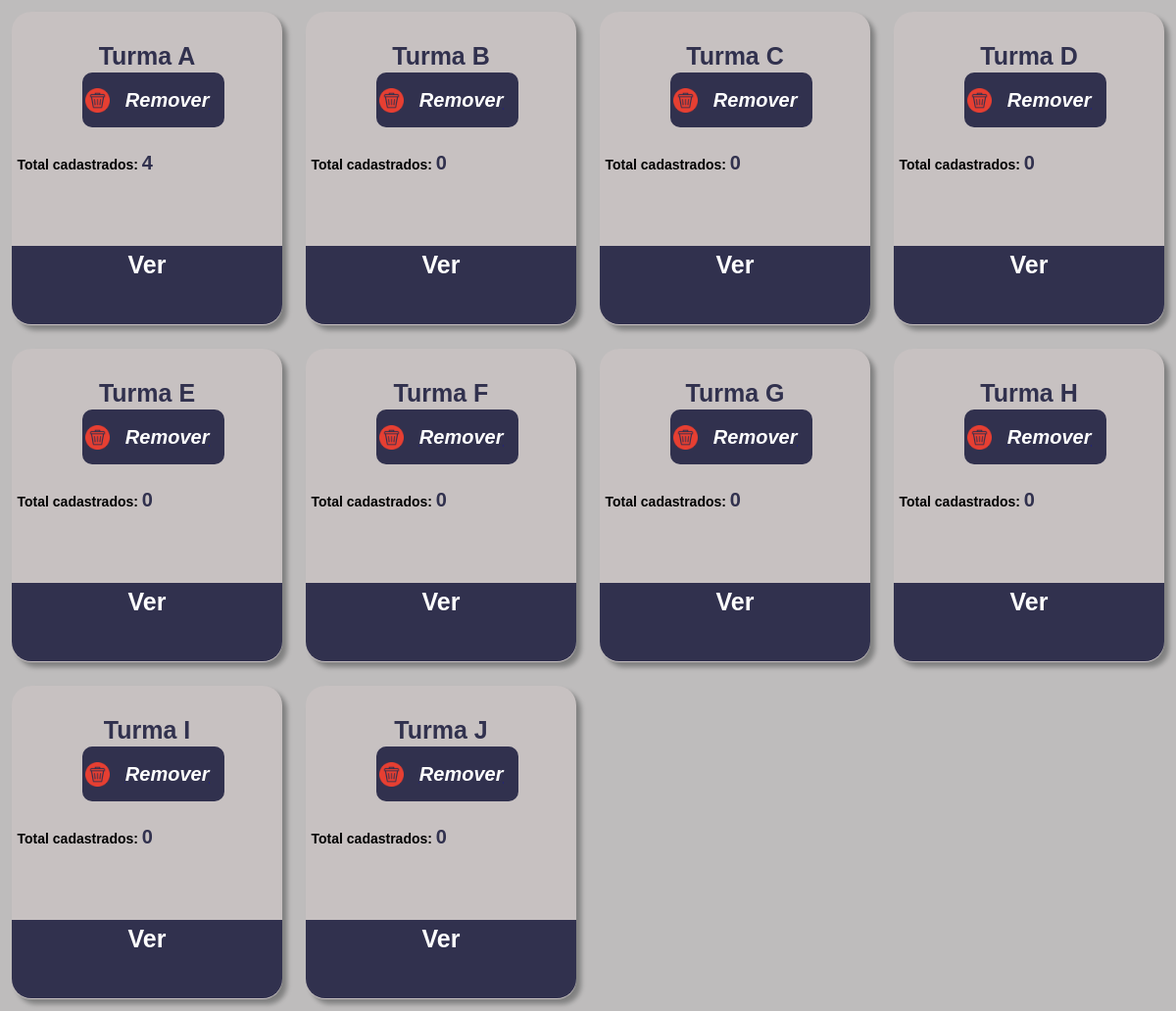
Screenshot of /Cadastrados/Turmas.php (signed in) with the database file from the repository.
### tables this page shows
CREATE TABLE `turmas` (
  `id` int(3) NOT NULL,
  `desc_turma` varchar(20) DEFAULT NULL
);

### BackEnd/sessao.php (called while the page is built, shortened)
<?php
function getPermission()
{
    try{
        include_once "conexao.php";
        $db = new Conexao();
        return $db->executar("SELECT tipo FROM usuarios WHERE ra = '".$_SESSION[SESSION_USER_RA_ID]."'")[0][0];
    }catch(Exception $e){
        logout();
        header("Location: ../Login/pagLogin.php?ERROR=3");
        exit();
    }
}

### BackEnd/conexao.php (called while the page is built, shortened)
<?php
class Conexao
{
    private $host = "localhost";
    private $port = "3306";
    private $user = "root";
    private $pass = "";
    private $dbName = "escola_db";
    private $pdo = null;
    public function __construct()
    {
        try {
            $this->pdo = new PDO("mysql:dbname=$this->dbName;host=$this->host;port=$this->port", $this->user, $this->pass);
        } catch (Exception $e) {
            $this->errorCode = $e->getCode();
            error_log(date("d-m-Y H:i:s")." - Falha ao conectar com o banco, código: '" . $e->getCode() . "', Erro: '" . $e->getMessage() . "'.\n", 3, "C:\\xampp\PhpSiteEscolaErrorsLog.log");
        }
    }
    public function executar($sql, $fullObject = false, $autoExec = true)
    {
        $stmt = $this->pdo->prepare($sql);
        if($autoExec || !$fullObject)
            $stmt->execute();
        if ($fullObject) {
            return $stmt;
        } else {
            $result = $stmt->fetchAll();
            return $result;
        }
    }
}

### Cadastrados/Turmas.php (the view, shortened to what this page needs)
<?php
include_once '../BackEnd/sessao.php';
require_once('../BackEnd/conexao.php');
$db = new Conexao();
$raUsuario = getIdRa();
$result = $db->executar("SELECT f.id FROM funcionarios AS f JOIN usuarios AS u ON f.ra = u.ra WHERE u.ra = $raUsuario;");
$idUser = $result[0][0];
$tipoUser = getPermission();
?>
<!DOCTYPE html>
<html lang="en">
<head>
    <link rel="stylesheet" href="../index.css">
    <link rel="stylesheet" href="cadastros.css">
</head>
<body>
    <div class="inicio">
        <?php
        if ($tipoUser == 1) {
            $result = $db->executar("SELECT id, desc_turma FROM turmas");
        } elseif ($tipoUser == 2) {
            $result = $db->executar("SELECT t.id, t.desc_turma FROM turmas AS t JOIN professor_turma AS pt ON t.id = pt.id_turma JOIN view_professores AS vp ON pt.id_prof = vp.id WHERE vp.id = $idUser");
        }
        foreach ($result as $turmas) {
            $idTurma = $turmas['id'];
            $descTurma = $turmas['desc_turma'];
            $result = $db->executar("SELECT COUNT(*) FROM view_alunos WHERE  id_turma = $idTurma ;");
            $quantAlunosTurmas = $result;
        ?>
            <div class="painel">
                <div class="conteudo">
                    <h3><?php echo $descTurma;
                        if ($tipoUser == 1) {
                            echo "<a href='../BackEnd/processRemoverTurma.php?remove&id=$idTurma''><button class='DelTurma'><img src='../imgs/iconLixeira.png'><i>Remover</i></button></a>";
                        } ?> </h3>
                    <p>Total cadastrados: <span><?php echo $quantAlunosTurmas[0][0] ?></span></p>
                </div>
                <a href="TurmaAluno.php?id=<?php echo $idTurma ?>" class="ver" name="">Ver</a>
            </div>
        <?php
        }
        ?>
    </div>
</body>
</html>

### index.css (style rules this page uses)
* { font-family: 'Lucida Sans', 'Lucida Sans Regular', 'Lucida Grande', 'Lucida Sans Unicode', Geneva, Verdana, sans-serif; box-sizing: border-box; font-weight: 700; }
body { margin: 0; display: flex; }
.painel { border-radius: 20px; box-shadow: 5px 5px 5px gray; width: 23%; height: 40vh; display: flex; flex-flow: row wrap; margin: 1%; background-color: rgb(199, 193, 193); }
.inicio { display: flex; flex-flow: row wrap; width: 100%; }
.painel h3 { text-align: center; color: rgb(49, 49, 78); font-size: 25px; }
.painel p { font-size: 14px; }
.conteudo { width: 100%; overflow: hidden; height: 29vh; padding: 2%; }
.conteudo span { color: rgb(49, 49, 78); font-size: 20px; }
.ver { width: 100%; color: white; height: 10vh; text-align: center; border-radius: 0px 0px 20px 20px; margin-top: 2%; background-color: rgb(49, 49, 78); font-size: 25px; padding: 2%; text-decoration: none; }
.Vincula input,select,button { width: 100%; height: 7vh; margin: 1%; border: none; border-radius: 10px; }
.DelTurma { background-color: rgb(49, 49, 78); color: white; font-size: 20px; padding: 1%; display: flex; align-items: center; width: 55%; margin-left: 25%; justify-content: center; text-decoration: underline rgb(49, 49, 78); }
.DelTurma img { width: 18%; margin: 1%; }
.DelTurma i { margin: 10%; }

### Gerente/cadastros.css (style rules this page uses)
body { background-color: rgb(190, 188, 188); }

### rows the page displays
turmas: desc_turma "Turma A", quantAlunosTurmas "4"
turmas: desc_turma "Turma B", quantAlunosTurmas "0"
turmas: desc_turma "Turma C", quantAlunosTurmas "0"
turmas: desc_turma "Turma D", quantAlunosTurmas "0"
turmas: desc_turma "Turma E", quantAlunosTurmas "0"
turmas: desc_turma "Turma F", quantAlunosTurmas "0"
turmas: desc_turma "Turma G", quantAlunosTurmas "0"
turmas: desc_turma "Turma H", quantAlunosTurmas "0"
turmas: desc_turma "Turma I", quantAlunosTurmas "0"
turmas: desc_turma "Turma J", quantAlunosTurmas "0"
